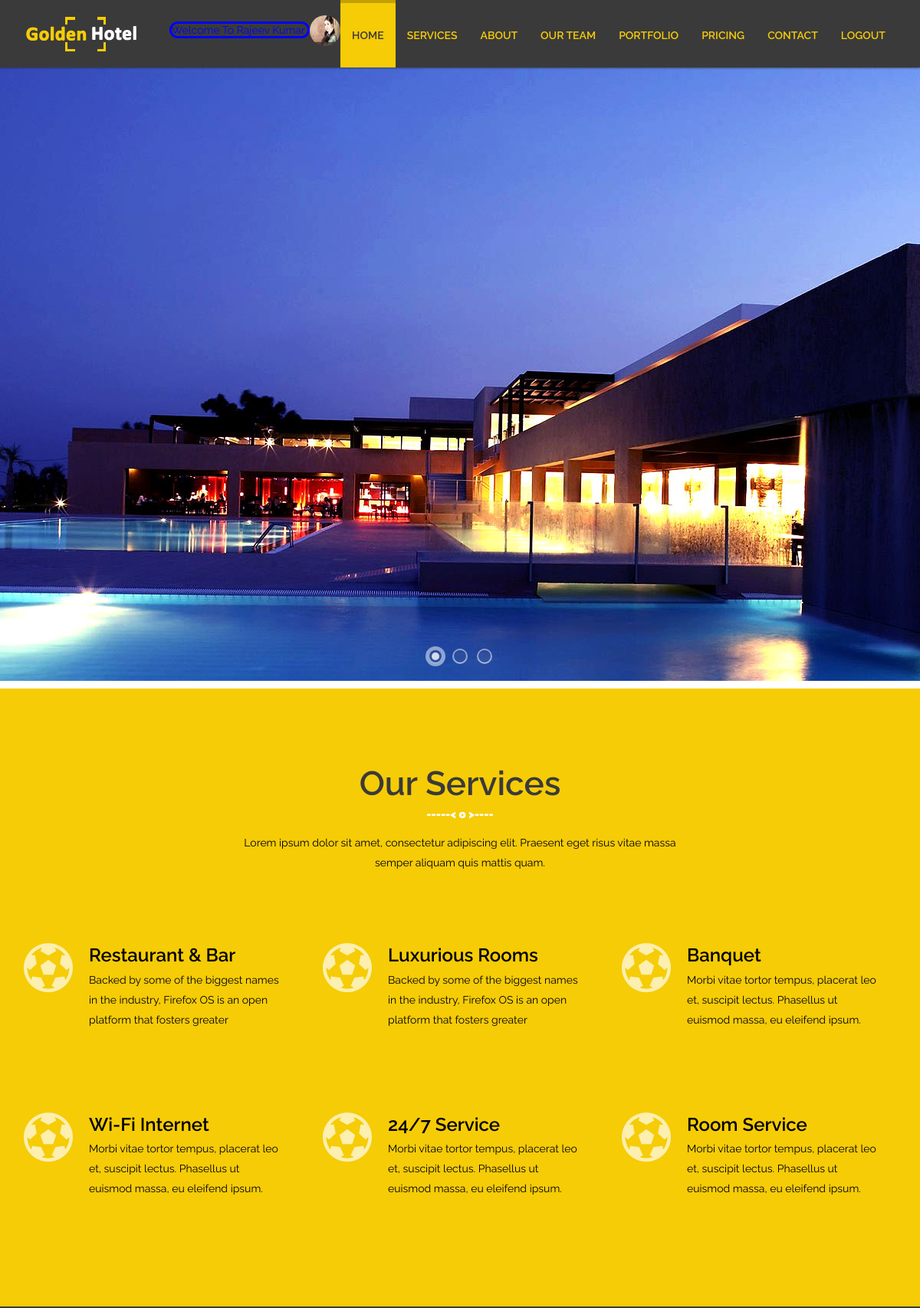
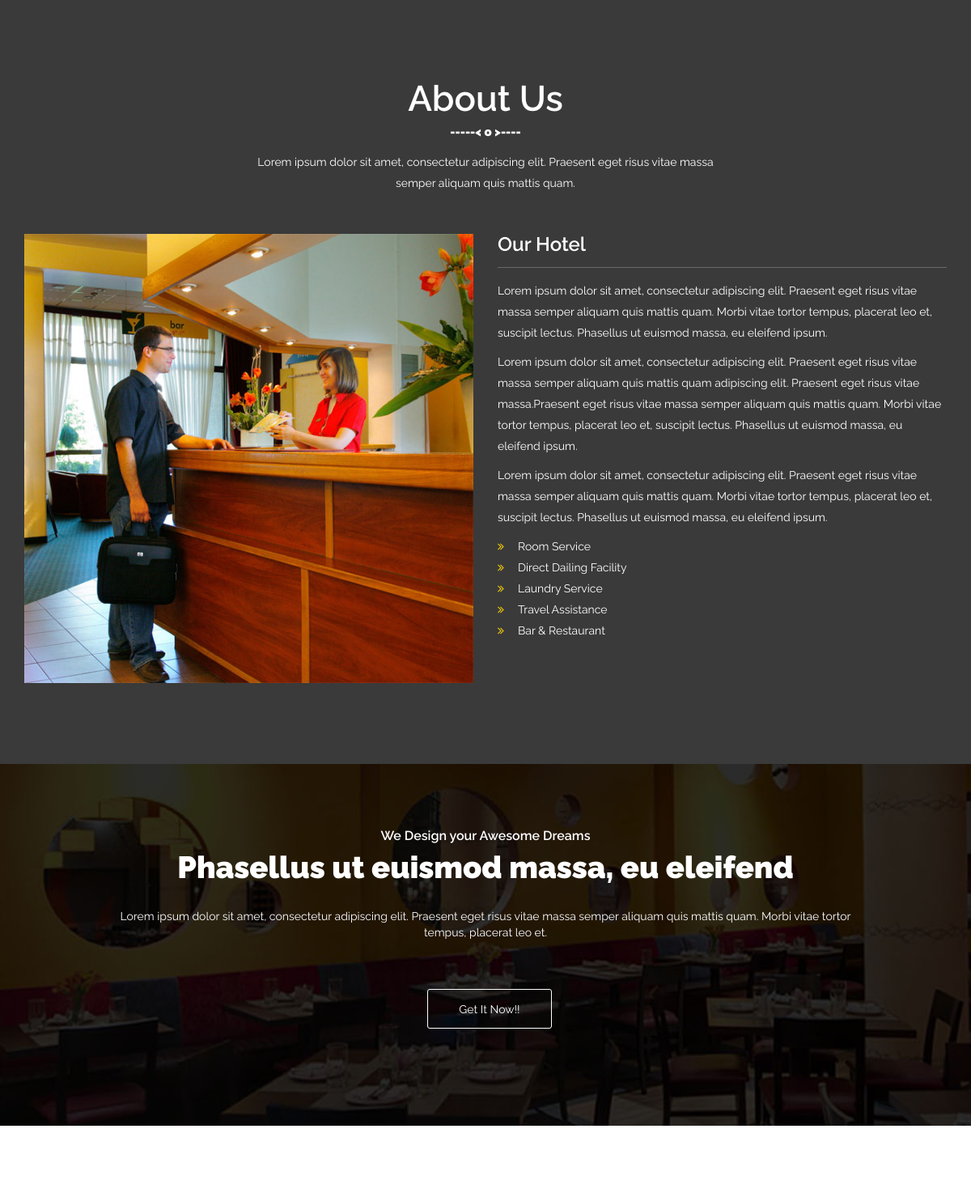
The page /dashboard.php (signed in, upper part) on the database its author committed (2 pictures, top to bottom).
### tables this page shows
CREATE TABLE `sign_up` (
  `id` int(11) NOT NULL,
  `f_name` varchar(100) NOT NULL,
  `email_id` varchar(100) NOT NULL,
  `mob_no` bigint(20) NOT NULL,
  `pass` varchar(20) NOT NULL,
  `type` varchar(10) NOT NULL DEFAULT 'user',
  `pic` varchar(30) NOT NULL,
  `status` tinyint(4) NOT NULL DEFAULT 0
);

CREATE TABLE `services` (
  `s_id` int(11) NOT NULL,
  `ser_title` varchar(100) NOT NULL,
  `ser_desc` text NOT NULL,
  `pic` varchar(100) NOT NULL
);

### dashboard.php (the view, shortened to what this page needs)
<!DOCTYPE html>
<html lang="en">
<head>
    <link href="css/bootstrap.min.css" rel="stylesheet">
    <link href="css/font-awesome.min.css" rel="stylesheet">
    <link href="css/animate.min.css" rel="stylesheet">
    <link href="css/prettyPhoto.css" rel="stylesheet">
    <link href="css/styles.css" rel="stylesheet">
        <link rel="stylesheet" type="text/css" href="css/slider-style.css" />
        <link rel="stylesheet" type="text/css" href="css/slider-custom.css" />
</head>
<?php
require("config/db.php");
 $user_key=$_SESSION['user_key'];
 $data=mysqli_query($way,"SELECT `f_name`,`email_id`,`pic` FROM `sign_up` WHERE `email_id`='$user_key'");
 $row=mysqli_fetch_array($data,MYSQLI_ASSOC);
 $f_name=$row['f_name'];
 $pic=$row['pic'];
?>
<body id="home">
    <header id="header">
        <nav id="main-nav" class="navbar navbar-default navbar-fixed-top" role="banner">
            <div class="container">
                <div class="navbar-header">
                    <a class="navbar-brand" href="index.html"><img src="images/logo.png" alt="logo"></a>
                </div>
                <div class="collapse navbar-collapse navbar-right">
                    <ul class="nav navbar-nav">
                         <li class="scroll active" style="margin-top: 20px;">
                            <span style="border-style: solid; width: 40px; height: 50px; border-radius: 50rem; color: blue;">Welcome To <?php echo $f_name; ?> </span>
                             <img src="assets/uploads/<?php echo $pic; ?>" style="border-style: solid; width: 40px; height: 40px; border-radius: 50rem;margin-top: 0px;">
                         </li>
                        <li class="scroll active"><a href="#home">Home</a></li>
                        <li class="scroll"><a href="#services">Services</a></li>
                        <li class="scroll"><a href="#about">About</a></li>
                        <li class="scroll"><a href="#our-team">Our Team</a></li>
						<li class="scroll"><a href="#portfolio">Portfolio</a></li>
                        <li class="scroll"><a href="#pricing">Pricing</a></li>
                        <li class="scroll"><a href="#contact-us">Contact</a></li>
                        <li class="scroll"><a href="logout.php">Logout</a></li>
                    </ul>
                </div>
            </div>
        </nav>
    </header>
    <section class="demo-2">
           <div id="slider" class="sl-slider-wrapper">
				<div class="sl-slider">
					<div class="sl-slide" data-orientation="horizontal" data-slice1-rotation="-25" data-slice2-rotation="-25" data-slice1-scale="2" data-slice2-scale="2">
						<div class="sl-slide-inner">
							<div class="bg-img bg-img-1"></div>
						</div>
					</div>
				</div>
				<nav id="nav-dots" class="nav-dots">
					<span class="nav-dot-current"></span>
					<span></span>
					<span></span>
				</nav>
			</div>
    </section>
 <section id="services" >
        <div class="container">
            <div class="section-header">
                <h2 class="section-title wow fadeInDown">Our Services</h2>
                <p class="wow fadeInDown">Lorem ipsum dolor sit amet, consectetur adipiscing elit. Praesent eget risus vitae massa <br> semper aliquam quis mattis quam.</p>
            </div>
            <div class="row">
                <div class="features">
                    <?php
                    $data=mysqli_query($way, "SELECT * FROM `services`");
                    while ($row=mysqli_fetch_array($data, MYSQLI_ASSOC)) {
                      $ser_title=$row['ser_title'];
                      $ser_desc=$row['ser_desc'];
                      ?>
                      <div class="col-md-4 col-sm-6 wow fadeInUp" data-wow-duration="300ms" data-wow-delay="0ms">
                        <div class="media service-box">
                            <div class="pull-left">
                                <i class="fa fa-futbol-o"></i>
                            </div>
                            <div class="media-body">
                                <h4 class="media-heading"><?php echo "$ser_title";?></h4>
                                <p><?php echo "$ser_desc";?></p>
                            </div>
                        </div>
                    </div>
                      <?php
                    }
                    ?>
                </div>
            </div>
        </div>
    </section>
 <section id="about">
        <div class="container">
            <div class="section-header">
                <h2 class="section-title wow fadeInDown">About Us</h2>
                <p class="wow fadeInDown">Lorem ipsum dolor sit amet, consectetur adipiscing elit. Praesent eget risus vitae massa <br> semper aliquam quis mattis quam.</p>
            </div>
            <div class="row">
                <div class="col-sm-6 wow fadeInLeft">
                  <img class="img-responsive" src="images/about.jpg" alt="">
                </div>
                <div class="col-sm-6 wow fadeInRight">
                    <h3 class="column-title">Our Hotel</h3>
                    <p>Lorem ipsum dolor sit amet, consectetur adipiscing elit. Praesent eget risus vitae massa semper aliquam quis mattis quam. Morbi vitae tortor tempus, placerat leo et, suscipit lectus. Phasellus ut euismod massa, eu eleifend ipsum.</p>
 <p>Lorem ipsum dolor sit amet, consectetur adipiscing elit. Praesent eget risus vitae massa semper aliquam quis mattis quam adipiscing elit. Praesent eget risus vitae massa.Praesent eget risus vitae massa semper aliquam quis mattis quam. Morbi vitae tortor tempus, placerat leo et, suscipit lectus. Phasellus ut euismod massa, eu eleifend ipsum.</p>
 <p>Lorem ipsum dolor sit amet, consectetur adipiscing elit. Praesent eget risus vitae massa semper aliquam quis mattis quam. Morbi vitae tortor tempus, placerat leo et, suscipit lectus. Phasellus ut euismod massa, eu eleifend ipsum.</p>
<ul class="listarrow">
<li><i class="fa fa-angle-double-right"></i>Room Service</li>
<li><i class="fa fa-angle-double-right"></i>Direct Dailing Facility</li>
<li><i class="fa fa-angle-double-right"></i>Laundry Service</li>
<li><i class="fa fa-angle-double-right"></i>Travel Assistance</li>
<li><i class="fa fa-angle-double-right"></i>Bar & Restaurant</li>
</ul>
                </div>
            </div>
        </div>
    </section>
<section id="hero-action-section" class="hero-action-section">
		<div class="container ow-section">
			<h3 class="hero-action-subtitle">We Design your Awesome Dreams</h3>
			<h4 class="hero-action-title">Phasellus ut euismod massa, eu eleifend</h4>
			<p class="hero-action-description">Lorem ipsum dolor sit amet, consectetur adipiscing elit. Praesent eget risus vitae massa semper aliquam quis mattis quam. Morbi vitae tortor tempus, placerat leo et.
			</p>
			<p><a href="#" class="get-started">Get It Now!!</a></p>
		</div>
	</section>
     <section id="our-team">
    </section>
</body>
</html>

### css/styles.css (style rules this page uses)
body { padding-top: 100px; background: #fff; font-family: 'Raleway', sans-serif; font-weight: 400; color: #282828; line-height: 26px; padding: 0; }
h1, h2, h3, h4, h5, h6 { font-weight: 600; font-family: 'Raleway', sans-serif; }
a { color: #45aed6; -webkit-transition: color 400ms, background-color 400ms; -moz-transition: color 400ms, background-color 400ms; -o-transition: color 400ms, background-color 400ms; transition: color 400ms, background-color 400ms; }
.section-header { margin-bottom: 50px; }
.section-header p { text-align:center; color: #000000; }
.section-header .section-title { font-size: 44px; position: relative; padding-bottom: 20px; margin: 0 0 20px; display: block; text-align: center; color: #3A3A3A; }
.section-header .section-title:before { content: "-----< o >----"; position: absolute; width: 140px; bottom: 4px; right: 0; width: 100px; color: #FFFFFF; margin: 0 auto; left: 0; right: 0; height: 8px; font-size: 15px; font-weight: bolder; }
.listarrow { padding:0px; }
.listarrow li { list-style:none; margin:0px; padding:0px; }
.listarrow li i { padding-right: 17px; color: #F6CC07; }
.column-title { margin-top: 0; padding-bottom: 15px; border-bottom: 1px solid #696969; margin-bottom: 15px; position: relative; color: #fff; }
.column-title:after { content: " "; position: absolute; bottom: -1px; left: 0; width: 40%; }
.navbar-nav>li>a { text-transform: uppercase; }
#main-nav.navbar-default { background: #FFFFFF; }
#main-nav.navbar-default .navbar-nav > li.active > a, #main-nav.navbar-default .navbar-nav > li.open > a, #main-nav.navbar-default .navbar-nav > li:hover > a { background: rgb(246, 204, 7); color: #3A3A3A; }
.navbar.navbar-default { border: 0; border-radius: 0; margin-bottom: 0; }
.navbar.navbar-default .navbar-brand { height: auto; padding: 15px 15px 1px; }
.navbar-default .navbar-nav>li>a { color: #FFFFFF; font-weight: 600; }
#main-nav.navbar-default { background: #3A3A3A; box-shadow: 0px 1px 2px rgba(40, 40, 40, 0.6); }
#main-nav.navbar-default .navbar-nav > li > a { padding-top: 32px; padding-bottom: 32px; border-top: 4px solid transparent; }
@media only screen and (min-width: 768px) { .navbar-default .navbar-nav>li>a { color: #F6CC07; } }
@media only screen and (min-width: 768px) { #main-nav.navbar-default .navbar-nav > li.active > a, #main-nav.navbar-default .navbar-nav > li.open > a, #main-nav.navbar-default .navbar-nav > li:hover > a { background: rgb(246, 204, 7); color: #3D3737; border-top: 4px solid #C3A103; } }
#services, #features { padding: 100px 0 75px; background: #F6CC07; }
.media.service-box { margin: 25px 0 36px; padding: 20px; padding-left: 86px; position: relative; color: #000000; }
.media.service-box .pull-left { margin-right: 20px; }
.media.service-box .pull-left > i { font-size: 35px; line-height: 53px; text-align: center; width: 79px; color: #085C98; transition: background-color 400ms, background-color 400ms; position: absolute; padding: 14px; left: -13px; top: -1px; vertical-align: middle; bottom: -1px; }
.media-heading { margin-top: 0; margin-bottom: 5px; font-size: 24px; }
.demo-2 { margin-top: 88px; margin-bottom: 10px; }
.features .media.service-box .pull-left > i { color: rgba(255, 255, 255, 0.68); font-size: 64px; margin-top: 10px; overflow: hidden; }
#about { padding: 100px 0; background: #3A3A3A; background-size: cover; }
#about p { color:#fff; }
#about h2 { color:#fff; }
#about .listarrow li { color:#fff; }
#our-team { padding: 100px 0; background: #FFFFFF; }
.navbar-nav { margin: 0; }
.hero-action-section { background-image: url("../images/img2.jpg"); text-align: center; color: #fff; padding: 60px 0; }
.hero-action-subtitle, .hero-action-title { display: block; }
.hero-action-subtitle { font-size: 16px; }
.hero-action-title { font-size: 38px; font-weight: 900; color: #FFFFFF; }
.hero-action-description { font-size: 14px; display: inline-block; width: 80%; margin-top: 20px; line-height: 19.6px; }
.get-started { display: inline-block; border: 1px solid #fff; width: 154px; height: 49px; line-height: 49px; margin: 50px auto; color: #fff; font-size: 14px; border-radius: 3px; margin-left: 10px; }

### css/slider-style.css (style rules this page uses)
.sl-slider-wrapper { width: 800px; height: 400px; margin: 0 auto; position: relative; overflow: hidden; }
.sl-slider { position: absolute; top: 0; left: 0; }
.sl-slide, .sl-slides-wrapper, .sl-slide-inner { position: absolute; width: 100%; height: 100%; top: 0; left: 0; }
.sl-slide { z-index: 1; }
.sl-slide-horizontal .sl-slide-inner { background: #ddd; }

### rows shown on the page
sign_up: f_name "Rajeev Kumar", pic (picture)
services: ser_title "Restaurant & Bar", ser_desc "Backed by some of the biggest names in the industry, Firefox OS is an open platform that fosters greater"
services: ser_title "Luxurious Rooms", ser_desc "Backed by some of the biggest names in the industry, Firefox OS is an open platform that fosters greater"
services: ser_title "Banquet", ser_desc "Morbi vitae tortor tempus, placerat leo et, suscipit lectus. Phasellus ut euismod massa, eu eleifend ipsum."
services: ser_title "Wi-Fi Internet", ser_desc "Morbi vitae tortor tempus, placerat leo et, suscipit lectus. Phasellus ut euismod massa, eu eleifend ipsum."
services: ser_title "24/7 Service", ser_desc "Morbi vitae tortor tempus, placerat leo et, suscipit lectus. Phasellus ut euismod massa, eu eleifend ipsum."
services: ser_title "Room Service", ser_desc "Morbi vitae tortor tempus, placerat leo et, suscipit lectus. Phasellus ut euismod massa, eu eleifend ipsum."
